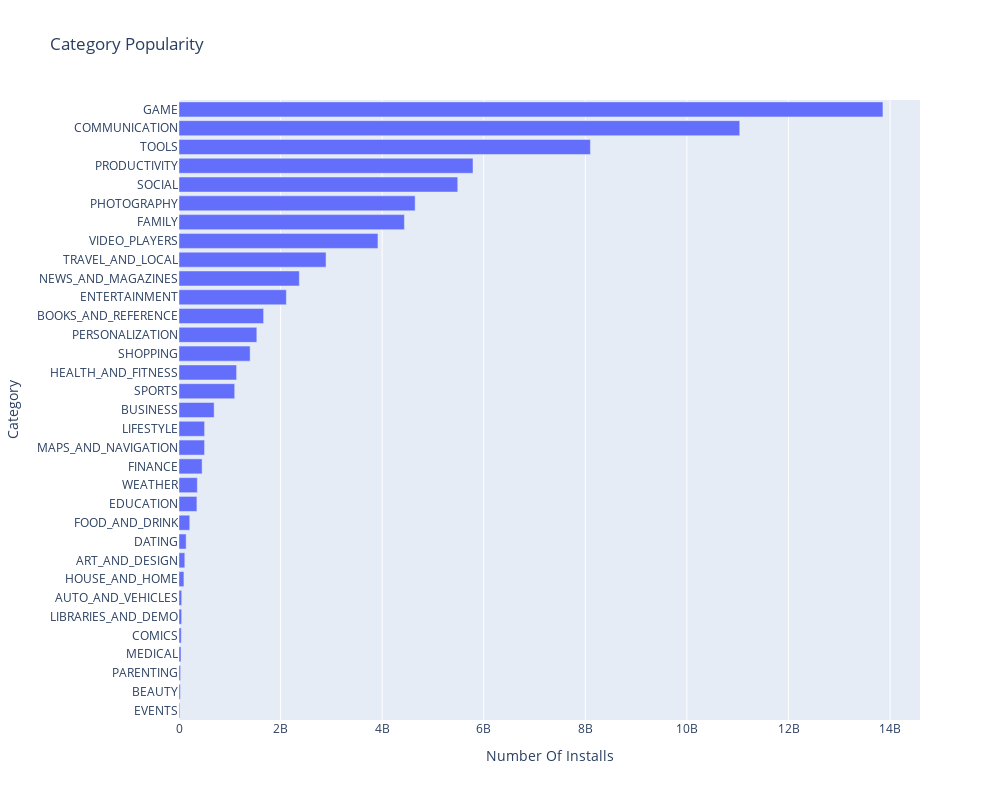

The notebook cell this image was saved under:
### Code cell
h_bar = px.bar(
    x= category_installs.Installs,
    y= category_installs.index,
    orientation="h",
    title="Category Popularity"
)
h_bar.update_layout(
    height=800,
    width=1000,
    yaxis_title = "Category",
    xaxis_title = "Number Of Installs"
)
h_bar.show()

### Figure 1 — Plotly figure (JSON) as saved in the notebook; plotly's stock layout.template omitted (floating-point values rounded to 4 significant figures)
{"data": [{"alignmentgroup": "True", "hovertemplate": "x=%{x}<br>y=%{y}<extra></extra>", "legendgroup": "", "marker": {"color": "#636efa", "pattern": {"shape": ""}}, "name": "", "offsetgroup": "", "orientation": "h", "showlegend": false, "textposition": "auto", "type": "bar", "x": [15949410, 26916200, 31116110, 39162676, 44931100, 52083000, 53129800, 97082000, 114233100, 140912410, 211677750, 352852000, 361096500, 455249400, 503267560, 503611120, 692018120, 1096431465, 1134006220, 1400331540, 1532352930, 1665791655, 2113660000, 2369110650, 2894859300, 3916897200, 4437554490, 4649143130, 5487841475, 5788070180, 8099724500, 11039241530, 13858762717], "xaxis": "x", "y": ["EVENTS", "BEAUTY", "PARENTING", "MEDICAL", "COMICS", "LIBRARIES_AND_DEMO", "AUTO_AND_VEHICLES", "HOUSE_AND_HOME", "ART_AND_DESIGN", "DATING", "FOOD_AND_DRINK", "EDUCATION", "WEATHER", "FINANCE", "MAPS_AND_NAVIGATION", "LIFESTYLE", "BUSINESS", "SPORTS", "HEALTH_AND_FITNESS", "SHOPPING", "PERSONALIZATION", "BOOKS_AND_REFERENCE", "ENTERTAINMENT", "NEWS_AND_MAGAZINES", "TRAVEL_AND_LOCAL", "VIDEO_PLAYERS", "FAMILY", "PHOTOGRAPHY", "SOCIAL", "PRODUCTIVITY", "TOOLS", "COMMUNICATION", "GAME"], "yaxis": "y"}], "layout": {"barmode": "relative", "height": 800, "legend": {"tracegroupgap": 0}, "title": {"text": "Category Popularity"}, "width": 1000, "xaxis": {"anchor": "y", "autorange": true, "domain": [0, 1], "range": [0, 14590000000.0], "title": {"text": "Number Of Installs"}, "type": "linear"}, "yaxis": {"anchor": "x", "autorange": true, "domain": [0, 1], "range": [-0.5, 32.5], "title": {"text": "Category"}, "type": "category"}}}
